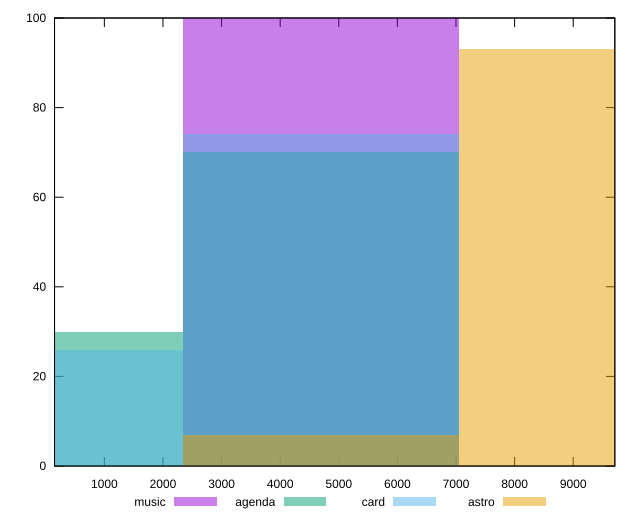

This figure's gnuplot source:
reset

$music <<EOF
4700.371251543101 100
EOF

$agenda <<EOF
4700.371251543101 70
0 30
EOF

$card <<EOF
4700.371251543101 74
0 26
EOF

$astro <<EOF
4700.371251543101 7
9400.742503086201 93
EOF

set key outside below
set boxwidth 4700.371251543101
set xrange [150:9710]
set yrange [0:100]
set trange [0:100]
set style fill transparent solid 0.5 noborder
set terminal svg size 640, 520 enhanced background rgb 'white'
set output "reports/report_00028_2021-02-24T12-49-42.674Z/uses-text-compression/comparison/histogram/all_raw.svg"

plot $music title "music" with boxes, \
     $agenda title "agenda" with boxes, \
     $card title "card" with boxes, \
     $astro title "astro" with boxes

reset
